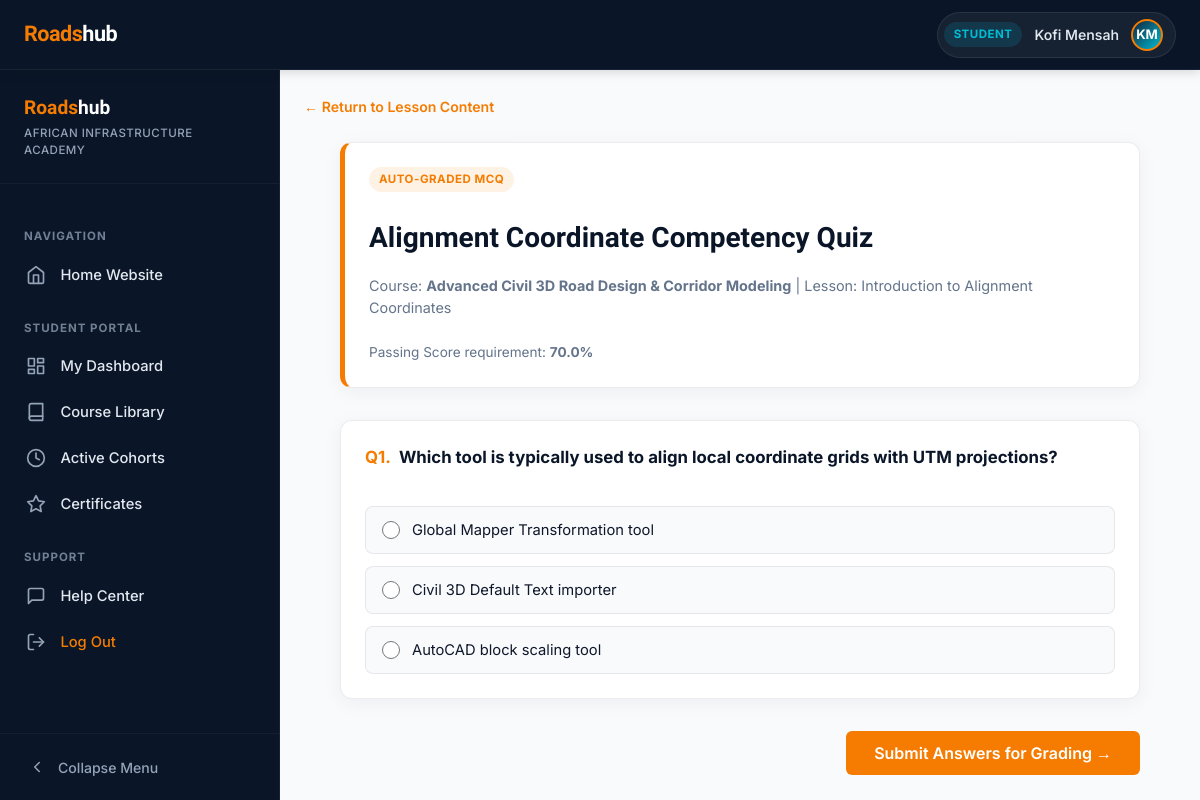
/courses/1/lessons/1/quiz (signed in), run on the app's committed database.
### app/models.py (models this page shows, shortened)
class User(db.Model, UserMixin):
    __tablename__ = 'users'
    id = db.Column(db.Integer, primary_key=True)
    email = db.Column(db.String(120), unique=True, nullable=False, index=True)
    password_hash = db.Column(db.String(256), nullable=False)
    first_name = db.Column(db.String(50), nullable=False)
    last_name = db.Column(db.String(50), nullable=False)
    role = db.Column(db.String(20), nullable=False, default='student')  # 'student', 'instructor', 'admin'
    bio = db.Column(db.Text, nullable=True)
    profile_image_url = db.Column(db.String(256), nullable=True)
    created_at = db.Column(db.DateTime, default=datetime.utcnow)
    courses_taught = db.relationship('Course', backref='instructor', lazy=True)
    enrollments = db.relationship('Enrollment', backref='student', lazy=True, cascade="all, delete-orphan")
    certificates = db.relationship('Certificate', backref='student', lazy=True, cascade="all, delete-orphan")
    @property
    def is_student(self):
        return self.role == 'student'
    @property
    def is_instructor(self):
        return self.role == 'instructor'
    @property
    def is_admin(self):
        return self.role == 'admin'

class Quiz(db.Model):
    __tablename__ = 'quizzes'
    id = db.Column(db.Integer, primary_key=True)
    lesson_id = db.Column(db.Integer, db.ForeignKey('lessons.id'), nullable=False, unique=True)
    title = db.Column(db.String(200), nullable=False)
    passing_score = db.Column(db.Float, default=70.0)  # Required score to pass (e.g. 70.0 = 70%)
    created_at = db.Column(db.DateTime, default=datetime.utcnow)
    lesson = db.relationship('Lesson', backref=db.backref('quiz', uselist=False), lazy=True)
    questions = db.relationship('Question', backref='quiz', lazy=True, cascade="all, delete-orphan")
    attempts = db.relationship('QuizAttempt', backref='quiz', lazy=True, cascade="all, delete-orphan")

class Course(db.Model):
    __tablename__ = 'courses'
    id = db.Column(db.Integer, primary_key=True)
    title = db.Column(db.String(200), nullable=False)
    description = db.Column(db.Text, nullable=False)
    cover_image_url = db.Column(db.String(256), nullable=True)
    price = db.Column(db.Float, default=0.0)
    is_published = db.Column(db.Boolean, default=False)
    is_approved = db.Column(db.Boolean, default=False)  # Admin course approval step
    is_acp = db.Column(db.Boolean, default=False)        # Tracks readiness for Autodesk Certified Professional
    instructor_id = db.Column(db.Integer, db.ForeignKey('users.id'), nullable=False)
    created_at = db.Column(db.DateTime, default=datetime.utcnow)
    updated_at = db.Column(db.DateTime, default=datetime.utcnow, onupdate=datetime.utcnow)
    lessons = db.relationship('Lesson', backref='course', lazy=True, cascade="all, delete-orphan")
    cohorts = db.relationship('Cohort', backref='course', lazy=True, cascade="all, delete-orphan")
    certificates = db.relationship('Certificate', backref='course', lazy=True, cascade="all, delete-orphan")

class Lesson(db.Model):
    __tablename__ = 'lessons'
    id = db.Column(db.Integer, primary_key=True)
    course_id = db.Column(db.Integer, db.ForeignKey('courses.id'), nullable=False)
    title = db.Column(db.String(200), nullable=False)
    description = db.Column(db.Text, nullable=True)
    content_text = db.Column(db.Text, nullable=True)
    video_url = db.Column(db.String(256), nullable=True)  # YouTube/Vimeo embed URL
    pdf_url = db.Column(db.String(256), nullable=True)    # Cloudinary PDF attachment URL
    order_index = db.Column(db.Integer, default=0)         # Manual ordering of lessons
    created_at = db.Column(db.DateTime, default=datetime.utcnow)
    progress_records = db.relationship('Progress', backref='lesson', lazy=True, cascade="all, delete-orphan")

class Question(db.Model):
    __tablename__ = 'questions'
    id = db.Column(db.Integer, primary_key=True)
    quiz_id = db.Column(db.Integer, db.ForeignKey('quizzes.id'), nullable=False)
    question_text = db.Column(db.Text, nullable=False)
    explanation = db.Column(db.Text, nullable=True)  # Instructive text explaining the correct choice
    options = db.relationship('QuestionOption', backref='question', lazy=True, cascade="all, delete-orphan")

class QuestionOption(db.Model):
    __tablename__ = 'question_options'
    id = db.Column(db.Integer, primary_key=True)
    question_id = db.Column(db.Integer, db.ForeignKey('questions.id'), nullable=False)
    option_text = db.Column(db.String(256), nullable=False)
    is_correct = db.Column(db.Boolean, default=False)

### app/routes.py (the view)
@main_bp.route('/courses/<int:course_id>/lessons/<int:lesson_id>/quiz')
@login_required
def view_quiz(course_id, lesson_id):
    lesson = Lesson.query.get_or_404(lesson_id)
    if not check_lesson_unlocked(current_user.id, lesson):
        flash("🔒 You must unlock this lesson before attempting the quiz.", "warning")
        return redirect(url_for('main.student_dashboard'))
    quiz = Quiz.query.filter_by(lesson_id=lesson_id).first_or_404()
    return render_template('quiz.html', quiz=quiz, lesson=lesson)

### app/routes.py (called while the page is built, shortened)
def check_lesson_unlocked(user_id, lesson):
    user = User.query.get(user_id)
    if user and (user.role == 'admin' or user.role == 'instructor'):
        return True
    previous_lessons = Lesson.query.filter(
        Lesson.course_id == lesson.course_id,
        Lesson.order_index < lesson.order_index
    ).order_by(Lesson.order_index).all()
    enrollment = Enrollment.query.join(Cohort).filter(
        Enrollment.user_id == user_id,
        Cohort.course_id == lesson.course_id
    ).first()
    if not enrollment:
        return False
    return True

### app/templates/quiz.html (shortened to what this page needs)
{% extends "base.html" %}
{% block content %}
<div style="margin-bottom: 1.5rem;">
    <a href="{{ url_for('main.view_lesson', course_id=lesson.course_id, lesson_id=lesson.id) }}" style="display: inline-flex; align-items: center; gap: 0.35rem; font-size: 0.88rem; font-weight: 600;">
        &larr; Return to Lesson Content
    </a>
</div>
<div class="quiz-container" style="max-width: 800px; margin: 0 auto;">
    <div class="app-card" style="margin-bottom: 2rem; border-left: 5px solid var(--primary-orange);">
        <span class="badge-pill badge-orange">Auto-Graded MCQ</span>
        <h1 style="font-size: 1.75rem; color: var(--bg-dark); font-family: var(--font-headings); margin-top: 0.5rem;">{{ quiz.title }}</h1>
        <p style="color: var(--text-dark-muted); font-size: 0.9rem;">Course: <strong>{{ lesson.course.title }}</strong> | Lesson: {{ lesson.title }}</p>
        <p style="font-size: 0.85rem; color: var(--text-dark-muted); margin-top: 0.25rem;">Passing Score requirement: <strong>{{ quiz.passing_score }}%</strong></p>
    </div>
    <form action="{{ url_for('main.submit_quiz', course_id=lesson.course_id, lesson_id=lesson.id) }}" method="POST">
        {% for question in quiz.questions %}
            <div class="app-card" style="margin-bottom: 1.5rem;">
                <div style="font-weight: 700; color: var(--bg-dark); font-size: 1.05rem; display: flex; gap: 0.5rem; margin-bottom: 1rem;">
                    <span style="color: var(--primary-orange);">Q{{ loop.index }}.</span>
                    <span>{{ question.question_text }}</span>
                </div>
                <div class="options-group" style="display: flex; flex-direction: column; gap: 0.75rem;">
                    {% for option in question.options %}
                        <label class="option-label" style="display: flex; align-items: center; gap: 0.75rem; padding: 12px 16px; background-color: var(--bg-light); border: 1px solid rgba(15, 23, 42, 0.08); border-radius: 8px; cursor: pointer; transition: background-color 0.2s;">
                            <input type="radio" name="question_{{ question.id }}" value="{{ option.id }}" required style="accent-color: var(--primary-orange); width: 18px; height: 18px; cursor: pointer;">
                            <span style="font-size: 0.92rem; color: var(--text-dark);">{{ option.option_text }}</span>
                        </label>
                    {% endfor %}
                </div>
            </div>
        {% endfor %}
        <div style="display: flex; justify-content: flex-end; margin-top: 2rem;">
            <button type="submit" class="btn-primary" style="font-size: 1rem; padding: 12px 28px;">
                Submit Answers for Grading &rarr;
            </button>
        </div>
    </form>
</div>
{% endblock %}

### app/templates/base.html (shortened to what this page needs)
<!DOCTYPE html>
<html lang="en">
<head>
    <link rel="stylesheet" href="{{ url_for('static', filename='css/app.css') }}">
</head>
<body>
    <header class="app-header">
        <div class="header-left">
            <a href="/" class="app-logo">
                <span class="logo-accent">Roads</span>hub
            </a>
        </div>
        <div class="header-right">
            {% if current_user.is_authenticated %}
                <div class="user-pill">
                    <span class="user-role-badge role-{{ current_user.role }}">
                        {{ current_user.role | capitalize }}
                    </span>
                    <span class="user-name-desktop">{{ current_user.first_name }} {{ current_user.last_name }}</span>
                    {% if current_user.profile_image_url %}
                        <img src="{{ current_user.profile_image_url }}" alt="Profile" class="avatar-sm">
                    {% else %}
                        <div class="avatar-sm avatar-placeholder">
                            {{ current_user.first_name[0] }}{{ current_user.last_name[0] }}
                        </div>
                    {% endif %}
                </div>
            {% else %}
                <a href="{{ url_for('main.login') }}" class="btn-login-nav">Log In</a>
            {% endif %}
        </div>
    </header>
    <div class="app-layout">
        <aside class="app-sidebar" id="appSidebar">
            <div class="sidebar-brand">
                <div class="brand-text">
                    <span class="text-orange">Roads</span>hub
                </div>
                <div class="brand-subtitle">African Infrastructure Academy</div>
            </div>
            <nav class="sidebar-nav">
                <div class="nav-section-title">Navigation</div>
                <a href="/" class="nav-item {% if request.endpoint == 'main.index' %}active{% endif %}">
                    <svg viewBox="0 0 24 24" class="nav-icon" width="20" height="20" stroke="currentColor" stroke-width="2" fill="none" stroke-linecap="round" stroke-linejoin="round"><path d="M3 9l9-7 9 7v11a2 2 0 0 1-2 2H5a2 2 0 0 1-2-2z"></path><polyline points="9 22 9 12 15 12 15 22"></polyline></svg>
                    <span class="nav-label">Home Website</span>
                </a>
                {% if current_user.is_authenticated %}
                    {% if current_user.is_student or current_user.is_admin %}
                        <div class="nav-section-title">Student Portal</div>
                        <a href="{{ url_for('main.student_dashboard') }}" class="nav-item {% if request.endpoint == 'main.student_dashboard' %}active{% endif %}">
                            <span class="nav-label">My Dashboard</span>
                        </a>
                        <a href="#" class="nav-item">
                            <svg viewBox="0 0 24 24" class="nav-icon" width="20" height="20" stroke="currentColor" stroke-width="2" fill="none" stroke-linecap="round" stroke-linejoin="round"><path d="M4 19.5A2.5 2.5 0 0 1 6.5 17H20"></path><path d="M6.5 2H20v20H6.5A2.5 2.5 0 0 1 4 19.5v-15A2.5 2.5 0 0 1 6.5 2z"></path></svg>
                            <span class="nav-label">Course Library</span>
                        </a>
                        <a href="#" class="nav-item">
                            <svg viewBox="0 0 24 24" class="nav-icon" width="20" height="20" stroke="currentColor" stroke-width="2" fill="none" stroke-linecap="round" stroke-linejoin="round"><circle cx="12" cy="12" r="10"></circle><polyline points="12 6 12 12 16 14"></polyline></svg>
                            <span class="nav-label">Active Cohorts</span>
                        </a>
                        <a href="#" class="nav-item">
                            <svg viewBox="0 0 24 24" class="nav-icon" width="20" height="20" stroke="currentColor" stroke-width="2" fill="none" stroke-linecap="round" stroke-linejoin="round"><path d="M12 2l3.09 6.26L22 9.27l-5 4.87 1.18 6.88L12 17.77l-6.18 3.25L7 14.14 2 9.27l6.91-1.01L12 2z"></path></svg>
                            <span class="nav-label">Certificates</span>
                        </a>
                    {% endif %}
                {% endif %}
                <div class="nav-section-title">Support</div>
                <a href="#" class="nav-item">
                    <svg viewBox="0 0 24 24" class="nav-icon" width="20" height="20" stroke="currentColor" stroke-width="2" fill="none" stroke-linecap="round" stroke-linejoin="round"><path d="M21 15a2 2 0 0 1-2 2H7l-4 4V5a2 2 0 0 1 2-2h14a2 2 0 0 1 2 2z"></path></svg>
                    <span class="nav-label">Help Center</span>
                </a>
                {% if current_user.is_authenticated %}
                    <a href="{{ url_for('main.logout') }}" class="nav-item logout-item">
                        <span class="nav-label text-orange">Log Out</span>
                    </a>
                {% endif %}
            </nav>
            <div class="sidebar-footer">
                <button class="collapse-toggle-btn" id="collapseSidebarBtn" aria-label="Collapse Navigation">
                    <svg class="chevron-icon" viewBox="0 0 24 24" width="18" height="18" stroke="currentColor" stroke-width="2" fill="none" stroke-linecap="round" stroke-linejoin="round">
                        <polyline points="15 18 9 12 15 6"></polyline>
                    </svg>
                    <span class="collapse-text">Collapse Menu</span>
                </button>
            </div>
        </aside>
        <main class="app-main" id="main">
            <div class="content-wrapper">
                {% block content %}{% endblock %}
            </div>
        </main>
    </div>
</body>
</html>

### data on the page
User: role "STUDENT", first_name "Kofi", last_name "Mensah", first_name "K", last_name "M"
Quiz: title "Alignment Coordinate Competency Quiz", passing_score "70.0"
Course: course "Advanced Civil 3D Road Design & Corridor Modeling"
Lesson: title "Introduction to Alignment Coordinates"
Question: question_text "Which tool is typically used to align local coordinate grids with UTM projections?"
QuestionOption: option_text "Global Mapper Transformation tool"
QuestionOption: option_text "Civil 3D Default Text importer"
QuestionOption: option_text "AutoCAD block scaling tool"
